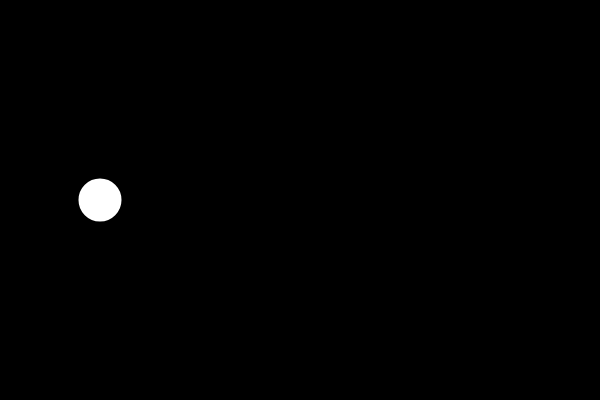
Frame 1 (no input)
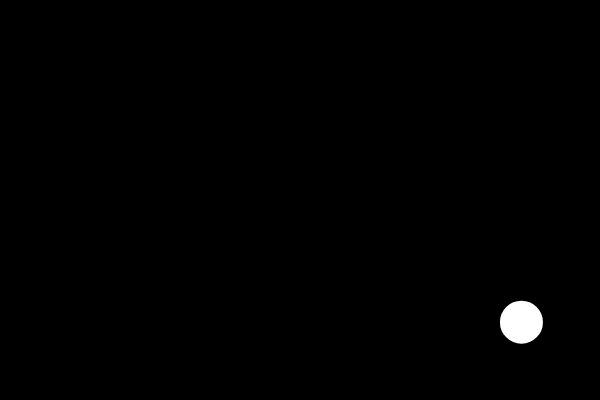
Frame 60 (no input)
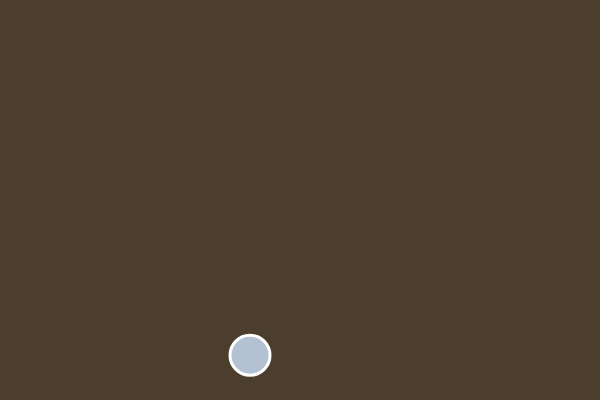
Frame 120 (the mouse pressed at the canvas centre since frame 60)

The p5.js sketch that drew these frames (run headless with seeded random() and noise() and a simulated clock; from frame 60 on, the mouse is pressed at the canvas centre):

// p5.js sketch
// ── sketch.js
var randomColor = {
  r: 0,
  g: 0,
  b: 0,
}

var sped = {
  x: 0,
  y: 0,
}
//sped = Speed que a bola recebe a cada frame
var ballMove = {
  x: 100,
  y: 200,
}
//ballMove == Spawn/ Local onde ellipse está
function setup() {
  createCanvas(600, 400);
  sped.x = random(0, 10);
  sped.y = random(0, 10);
  
}

function draw() {
  background(randomColor.r, randomColor.g, randomColor.b);
 
  ballshow();
  ballmove();
  ballbounce();
  
}

function ballmove(){
  ballMove.x += sped.x;
  ballMove.y += sped.y;
  
}

function ballbounce(){
  if(ballMove.x > width || ballMove.x < 0){
    sped.x *= -1;
    randomColor.r = random(0, 255);
    randomColor.g = random(0, 255);
    randomColor.b = random(0, 255);
  }
  
  if(ballMove.y > height || ballMove.y < 0){
    sped.y *= -1;
    randomColor.r = random(0, 255);
    randomColor.g = random(0, 255);
    randomColor.b = random(0, 255);
  }
  
}

function ballshow(){
  strokeWeight(3);
  stroke(255);
  fill(255 - randomColor.r, 255 - randomColor.g, 255 - randomColor.b);
  ellipse(ballMove.x, ballMove.y, 40);
  
}
